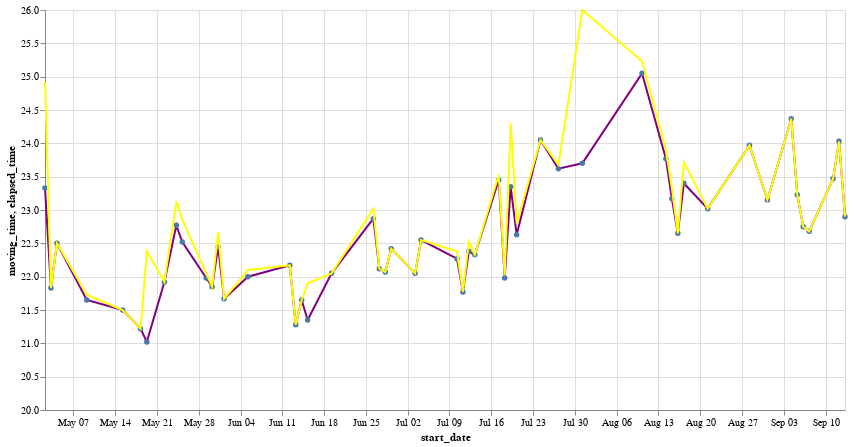

Here is the notebook cell this chart was saved with:
### Code cell
chart = alt.Chart(dff).mark_line(color='purple', point=True).encode(x=alt.X('start_date:T'), y=alt.Y('moving_time:Q', scale=alt.Scale(domain=[20, 26])), tooltip=['moving_time', alt.Tooltip('start_date:T')])
chart2 = alt.Chart(dff).mark_line(color='yellow').encode(x=alt.X('start_date:T'), y=alt.Y('elapsed_time:Q', scale=alt.Scale(domain=[20, 26], clamp=True)))
# color=alt.Color("start_date:T", scale=alt.Scale(scheme="goldred"))
(chart+ chart2).properties(width=800, height=400)

### Figure 1 — Vega-Lite specification as saved in the notebook (floating-point values rounded to 4 significant figures)
{"config": {"view": {"continuousWidth": 400, "continuousHeight": 300}}, "layer": [{"mark": {"type": "line", "color": "purple", "point": true}, "encoding": {"tooltip": [{"field": "moving_time", "type": "quantitative"}, {"field": "start_date", "type": "temporal"}], "x": {"field": "start_date", "type": "temporal"}, "y": {"field": "moving_time", "scale": {"domain": [20, 26]}, "type": "quantitative"}}}, {"mark": {"type": "line", "color": "yellow"}, "encoding": {"x": {"field": "start_date", "type": "temporal"}, "y": {"field": "elapsed_time", "scale": {"clamp": true, "domain": [20, 26]}, "type": "quantitative"}}}], "data": {"name": "data-63df192490d7432b0ccdcee84871611d"}, "height": 400, "width": 800, "$schema": "https://vega.github.io/schema/vega-lite/v4.17.0.json", "datasets": {"data-63df192490d7432b0ccdcee84871611d": [{"name": "Dpnk", "start_date": "2023-09-13T05:54:50Z", "distance": 8.79, "moving_time": 22.9, "elapsed_time": 22.9, "elev_gain": 119.5, "avg_speed": 23.03, "max_speed": 42.03}, {"name": "Dpnk", "start_date": "2023-09-12T05:53:44Z", "distance": 8.782, "moving_time": 24.03, "elapsed_time": 24.03, "elev_gain": 117.6, "avg_speed": 21.92, "max_speed": 44.05}, {"name": "Dpnk", "start_date": "2023-09-11T05:53:25Z", "distance": 8.816, "moving_time": 23.47, "elapsed_time": 23.47, "elev_gain": 117.6, "avg_speed": 22.54, "max_speed": 40.62}, {"name": "Dpnk", "start_date": "2023-09-07T05:55:30Z", "distance": 8.808, "moving_time": 22.68, "elapsed_time": 22.68, "elev_gain": 117.7, "avg_speed": 23.3, "max_speed": 47.32}, {"name": "Dpnk", "start_date": "2023-09-06T05:58:01Z", "distance": 8.815, "moving_time": 22.75, "elapsed_time": 22.75, "elev_gain": 118.0, "avg_speed": 23.25, "max_speed": 40.19}, {"name": "Dpnk", "start_date": "2023-09-05T05:56:56Z", "distance": 8.821, "moving_time": 23.23, "elapsed_time": 23.23, "elev_gain": 117.5, "avg_speed": 22.78, "max_speed": 39.13}, {"name": "Dpnk", "start_date": "2023-09-04T05:55:08Z", "distance": 8.815, "moving_time": 24.37, "elapsed_time": 24.37, "elev_gain": 117.7, "avg_speed": 21.71, "max_speed": 38.86}, {"name": "Dpnk", "start_date": "2023-08-31T05:57:18Z", "distance": 8.814, "moving_time": 23.15, "elapsed_time": 23.15, "elev_gain": 117.7, "avg_speed": 22.85, "max_speed": 41.26}, {"name": "Dpnk", "start_date": "2023-08-28T05:53:45Z", "distance": 8.813, "moving_time": 23.97, "elapsed_time": 23.97, "elev_gain": 117.8, "avg_speed": 22.06, "max_speed": 41.29}, {"name": "Dpnk", "start_date": "2023-08-21T05:58:14Z", "distance": 8.794, "moving_time": 23.02, "elapsed_time": 23.02, "elev_gain": 117.5, "avg_speed": 22.92, "max_speed": 43.75}, {"name": "Dpnk", "start_date": "2023-08-17T05:55:04Z", "distance": 8.807, "moving_time": 23.4, "elapsed_time": 23.72, "elev_gain": 117.4, "avg_speed": 22.58, "max_speed": 42.62}, {"name": "Dpnk", "start_date": "2023-08-16T05:53:08Z", "distance": 8.806, "moving_time": 22.65, "elapsed_time": 22.65, "elev_gain": 117.5, "avg_speed": 23.33, "max_speed": 42.01}, {"name": "Dpnk ", "start_date": "2023-08-15T05:54:38Z", "distance": 8.813, "moving_time": 23.17, "elapsed_time": 23.33, "elev_gain": 119.7, "avg_speed": 22.82, "max_speed": 48.76}, {"name": "Dpnk ", "start_date": "2023-08-14T05:57:14Z", "distance": 8.795, "moving_time": 23.77, "elapsed_time": 23.9, "elev_gain": 117.8, "avg_speed": 22.2, "max_speed": 48.89}, {"name": "Dpnk ", "start_date": "2023-08-10T05:55:47Z", "distance": 8.813, "moving_time": 25.05, "elapsed_time": 25.23, "elev_gain": 117.7, "avg_speed": 21.11, "max_speed": 40.15}, {"name": "Dpnk ", "start_date": "2023-07-31T05:54:07Z", "distance": 8.848, "moving_time": 23.7, "elapsed_time": 51.78, "elev_gain": 120.1, "avg_speed": 22.4, "max_speed": 38.92}, {"name": "Dpnk ", "start_date": "2023-07-27T05:50:32Z", "distance": 8.801, "moving_time": 23.62, "elapsed_time": 23.68, "elev_gain": 117.8, "avg_speed": 22.36, "max_speed": 43.99}, {"name": "Dpnk ", "start_date": "2023-07-24T05:54:09Z", "distance": 8.827, "moving_time": 24.05, "elapsed_time": 24.05, "elev_gain": 117.8, "avg_speed": 22.02, "max_speed": 41.94}, {"name": "Dpnk ", "start_date": "2023-07-20T05:56:30Z", "distance": 8.805, "moving_time": 22.63, "elapsed_time": 22.8, "elev_gain": 117.8, "avg_speed": 23.34, "max_speed": 52.44}, {"name": "Dpnk ", "start_date": "2023-07-19T05:53:46Z", "distance": 8.855, "moving_time": 23.35, "elapsed_time": 24.3, "elev_gain": 121.8, "avg_speed": 22.76, "max_speed": 46.13}, {"name": "Dpnk ", "start_date": "2023-07-18T05:54:52Z", "distance": 8.817, "moving_time": 21.98, "elapsed_time": 22.02, "elev_gain": 117.9, "avg_speed": 24.07, "max_speed": 54.18}, {"name": "Dpnk ", "start_date": "2023-07-17T05:56:15Z", "distance": 8.807, "moving_time": 23.45, "elapsed_time": 23.53, "elev_gain": 117.8, "avg_speed": 22.54, "max_speed": 43.29}, {"name": "Dpnk ", "start_date": "2023-07-13T05:53:07Z", "distance": 8.826, "moving_time": 22.33, "elapsed_time": 22.33, "elev_gain": 121.6, "avg_speed": 23.71, "max_speed": 41.92}, {"name": "Dpnk ", "start_date": "2023-07-12T05:52:00Z", "distance": 8.82, "moving_time": 22.38, "elapsed_time": 22.52, "elev_gain": 120.8, "avg_speed": 23.64, "max_speed": 40.49}, {"name": "Dpnk ", "start_date": "2023-07-11T05:54:27Z", "distance": 8.834, "moving_time": 21.77, "elapsed_time": 21.77, "elev_gain": 117.9, "avg_speed": 24.35, "max_speed": 43.16}, {"name": "Dpnk ", "start_date": "2023-07-10T05:55:24Z", "distance": 8.823, "moving_time": 22.27, "elapsed_time": 22.38, "elev_gain": 120.3, "avg_speed": 23.77, "max_speed": 40.92}, {"name": "Dpnk ", "start_date": "2023-07-04T05:52:15Z", "distance": 8.806, "moving_time": 22.55, "elapsed_time": 22.55, "elev_gain": 117.7, "avg_speed": 23.43, "max_speed": 42.22}, {"name": "Dpnk ", "start_date": "2023-07-03T05:56:48Z", "distance": 8.813, "moving_time": 22.05, "elapsed_time": 22.05, "elev_gain": 117.8, "avg_speed": 23.98, "max_speed": 40.98}, {"name": "Dpnk ", "start_date": "2023-06-29T05:53:36Z", "distance": 8.823, "moving_time": 22.42, "elapsed_time": 22.42, "elev_gain": 120.3, "avg_speed": 23.62, "max_speed": 51.99}, {"name": "Dpnk ", "start_date": "2023-06-28T05:52:54Z", "distance": 8.835, "moving_time": 22.07, "elapsed_time": 22.07, "elev_gain": 117.9, "avg_speed": 24.02, "max_speed": 41.98}, {"name": "Dpnk ", "start_date": "2023-06-27T05:53:15Z", "distance": 8.808, "moving_time": 22.12, "elapsed_time": 22.12, "elev_gain": 120.9, "avg_speed": 23.9, "max_speed": 45.27}, {"name": "Dpnk ", "start_date": "2023-06-26T05:52:35Z", "distance": 8.81, "moving_time": 22.87, "elapsed_time": 23.02, "elev_gain": 118.0, "avg_speed": 23.12, "max_speed": 45.48}, {"name": "Dpnk ", "start_date": "2023-06-19T05:53:30Z", "distance": 8.846, "moving_time": 22.05, "elapsed_time": 22.05, "elev_gain": 121.1, "avg_speed": 24.07, "max_speed": 41.86}, {"name": "Dpnk ", "start_date": "2023-06-15T05:48:04Z", "distance": 8.144, "moving_time": 21.35, "elapsed_time": 21.9, "elev_gain": 100.0, "avg_speed": 22.89, "max_speed": 38.3}, {"name": "Dpnk ", "start_date": "2023-06-14T05:51:09Z", "distance": 8.802, "moving_time": 21.65, "elapsed_time": 21.65, "elev_gain": 121.8, "avg_speed": 24.39, "max_speed": 44.66}, {"name": "Dpnk ", "start_date": "2023-06-13T05:49:15Z", "distance": 8.826, "moving_time": 21.28, "elapsed_time": 21.28, "elev_gain": 117.4, "avg_speed": 24.88, "max_speed": 45.6}, {"name": "Dpnk ", "start_date": "2023-06-12T05:51:20Z", "distance": 8.775, "moving_time": 22.17, "elapsed_time": 22.17, "elev_gain": 117.8, "avg_speed": 23.75, "max_speed": 40.64}, {"name": "Dpnk ", "start_date": "2023-06-05T05:53:23Z", "distance": 8.736, "moving_time": 22.0, "elapsed_time": 22.1, "elev_gain": 120.5, "avg_speed": 23.82, "max_speed": 43.3}, {"name": "Dpnk ", "start_date": "2023-06-01T05:49:42Z", "distance": 8.831, "moving_time": 21.67, "elapsed_time": 21.67, "elev_gain": 120.5, "avg_speed": 24.45, "max_speed": 41.85}, {"name": "Dpnk ", "start_date": "2023-05-31T05:51:27Z", "distance": 8.827, "moving_time": 22.45, "elapsed_time": 22.67, "elev_gain": 121.6, "avg_speed": 23.59, "max_speed": 45.43}, {"name": "Dpnk ", "start_date": "2023-05-30T05:53:19Z", "distance": 8.847, "moving_time": 21.85, "elapsed_time": 21.85, "elev_gain": 121.1, "avg_speed": 24.29, "max_speed": 41.1}, {"name": "Dpnk ", "start_date": "2023-05-29T05:55:34Z", "distance": 8.856, "moving_time": 21.98, "elapsed_time": 22.05, "elev_gain": 120.4, "avg_speed": 24.17, "max_speed": 41.86}, {"name": "Dpnk ", "start_date": "2023-05-25T05:53:41Z", "distance": 8.888, "moving_time": 22.52, "elapsed_time": 22.85, "elev_gain": 121.3, "avg_speed": 23.68, "max_speed": 43.2}, {"name": "Dpnk ", "start_date": "2023-05-24T05:54:52Z", "distance": 8.865, "moving_time": 22.77, "elapsed_time": 23.13, "elev_gain": 123.2, "avg_speed": 23.36, "max_speed": 43.57}, {"name": "Dpnk ", "start_date": "2023-05-22T05:53:16Z", "distance": 8.842, "moving_time": 21.92, "elapsed_time": 21.92, "elev_gain": 117.7, "avg_speed": 24.21, "max_speed": 40.23}, {"name": "Dpnk ", "start_date": "2023-05-19T07:12:22Z", "distance": 8.957, "moving_time": 21.02, "elapsed_time": 22.38, "elev_gain": 121.9, "avg_speed": 25.57, "max_speed": 45.65}, {"name": "Dpnk ", "start_date": "2023-05-18T05:53:32Z", "distance": 8.902, "moving_time": 21.22, "elapsed_time": 21.22, "elev_gain": 120.7, "avg_speed": 25.17, "max_speed": 50.87}, {"name": "Dpnk ", "start_date": "2023-05-15T05:53:21Z", "distance": 8.817, "moving_time": 21.5, "elapsed_time": 21.5, "elev_gain": 120.7, "avg_speed": 24.61, "max_speed": 42.57}, {"name": "Dpnk ", "start_date": "2023-05-09T05:53:59Z", "distance": 9.084, "moving_time": 21.65, "elapsed_time": 21.73, "elev_gain": 122.4, "avg_speed": 25.17, "max_speed": 42.98}, {"name": "Dpnk ", "start_date": "2023-05-04T05:52:50Z", "distance": 9.015, "moving_time": 22.5, "elapsed_time": 22.5, "elev_gain": 122.1, "avg_speed": 24.04, "max_speed": 42.19}, {"name": "Dpnk ", "start_date": "2023-05-03T05:52:15Z", "distance": 9.014, "moving_time": 21.83, "elapsed_time": 21.83, "elev_gain": 122.4, "avg_speed": 24.77, "max_speed": 47.56}, {"name": "Dpnk ", "start_date": "2023-05-02T05:55:12Z", "distance": 9.068, "moving_time": 23.33, "elapsed_time": 24.92, "elev_gain": 121.8, "avg_speed": 23.32, "max_speed": 45.73}]}}
